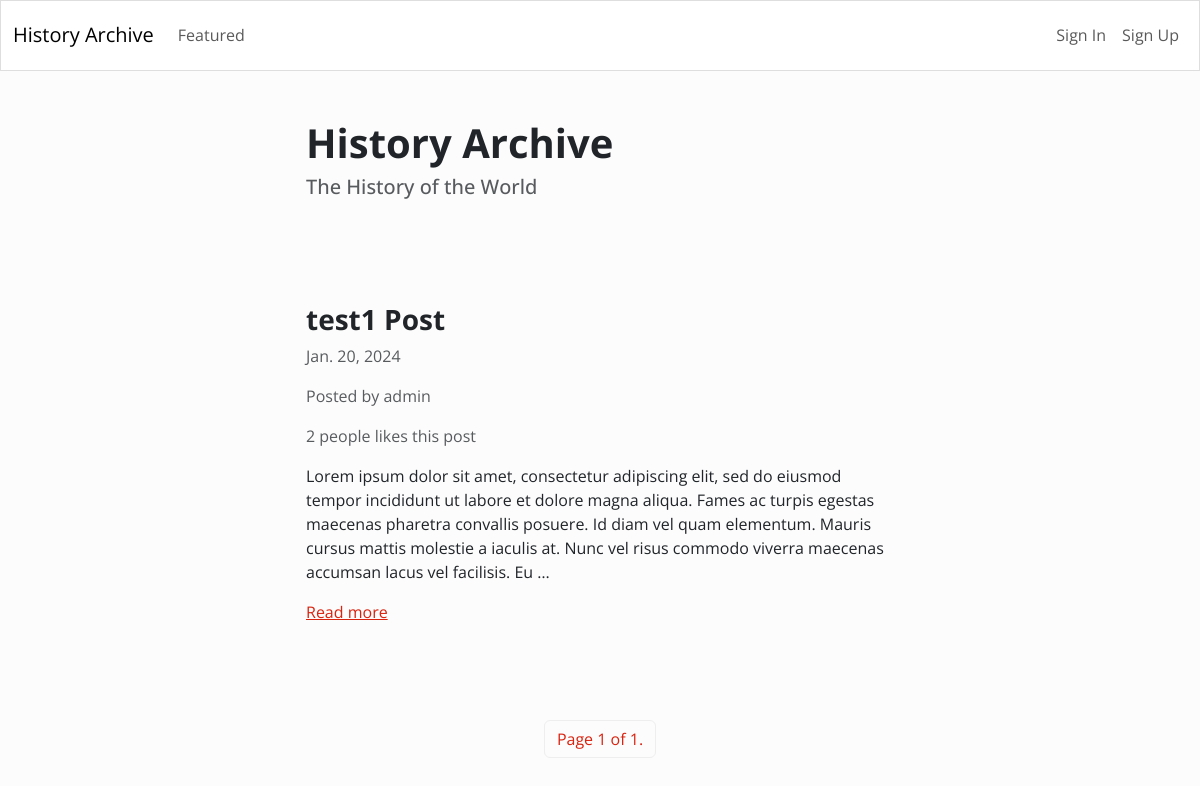
The page / on the database its author committed.
### blog/models.py (models this page shows)
class Article(models.Model):
    title = models.CharField(max_length=255)
    content = HTMLField()
    date = models.DateField(auto_now_add=True)
    author = models.ForeignKey(User, on_delete=models.CASCADE)
    featured = models.BooleanField(default=False)
    likes = models.ManyToManyField(User, related_name='likes', blank=True)

### blog/views.py (the view)
# urls.py: path('', Index.as_view(), name='index'),
class Index(ListView):
    model = Article
    queryset = Article.objects.all().order_by('-date')
    template_name = 'blog/index.html'
    paginate_by = 1

### blog/templates/blog/index.html (shortened to what this page needs)
{% extends 'blog/base.html' %}
{% block content %}
    <div class="row">
        <div class="col-md-6 col-12 mx-md-auto mx-3 mt-5 mb-5">
            <h1 class="fw-bolder">History Archive</h1>
            <h5 class="text-muted">The History of the World</h5>
        </div>
    </div>
    {% for object in object_list %}
    <div class="row">
        <div class="col-md-6 col-11 mx-md-auto mx-3 mt-5 mb-5">
            <h3 class="fw-bold">{{ object.title }}</h3>
            <p class="text-muted">{{ object.date }}</p>
            <p class="text-muted">Posted by {{ object.author.username }}</p>
            {% if object.likes.count == 1 %}
                <p class="text-muted">{{ object.likes.count }} person likes this post</p>
            {% else %}
                <p class="text-muted">{{ object.likes.count }} people likes this post</p>
            {% endif %}
            <div class="my-3">
                {{ object.content|truncatewords_html:50|safe }}
            </div>
            <a href="{% url 'detail_article' object.id %}">Read more</a>
        </div>
    </div>
    {% endfor %}
    <nav>
        <ul class="pagination">
            <div class="mx-auto d-flex flex-row mt-5">
                <li class="page-item">
                    <a class="page-link" href="#">
                        Page {{ page_obj.number }} of {{ page_obj.paginator.num_pages }}.
                    </a>
                </li>
            </div>
        </ul>
    </nav>
{% endblock content %}

### blog/templates/blog/base.html (shortened to what this page needs)
<!DOCTYPE html>
<html lang="en">
<head>
    <link rel="stylesheet" href="https://bootswatch.com/5/simplex/bootstrap.min.css">
</head>
<body>
    {% include 'blog/nav.html' %}
    {% block content %}
    {% endblock content %}
</body>
</html>

### blog/templates/blog/nav.html (shortened to what this page needs)
<nav class="navbar navbar-expand-lg navbar-light bg-light">
    <div class="container-fluid">
      <a class="navbar-brand" href="{% url 'index' %}">History Archive</a>
      <div class="collapse navbar-collapse" id="navbarText">
        <ul class="navbar-nav me-auto mb-2 mb-lg-0">
          <li class="nav-item">
            <a class="nav-link" aria-current="page" href="{% url 'featured' %}">Featured</a>
          </li>
        </ul>
        <ul class="navbar-nav">
            {% if request.user.is_authenticated %}
                <li class="nav-item">
                    <a class="nav-link" aria-current="page" href="{% url 'logout' %}">Sign Out</a>
                </li>
            {% else %}
                <li class="nav-item">
                    <a class="nav-link" aria-current="page" href="{% url 'login' %}">Sign In</a>
                </li>
                <li class="nav-item">
                    <a class="nav-link" aria-current="page" href="{% url 'register' %}">Sign Up</a>
                </li>
            {% endif %}
        </ul>
      </div>
    </div>
  </nav>

### rows shown on the page
Article: title "test1 Post", date "Jan. 20, 2024", author.username "admin", likes.count "2", content "Lorem ipsum dolor sit amet, consectetur adipiscing elit, sed do eiusmod tempor incididunt ut labore et dolore magna aliqua. Fames ac turpis egestas maecenas pharetra convallis posuere. Id diam vel quam elementum. Mauris cursus mattis molestie a iaculis at. Nunc vel risus commodo viverra maecenas accumsan lacus vel facilisis. Eu …"

### other values the page prints
{{ page_obj.number }} "1"
{{ page_obj.paginator.num_pages }} "1"
